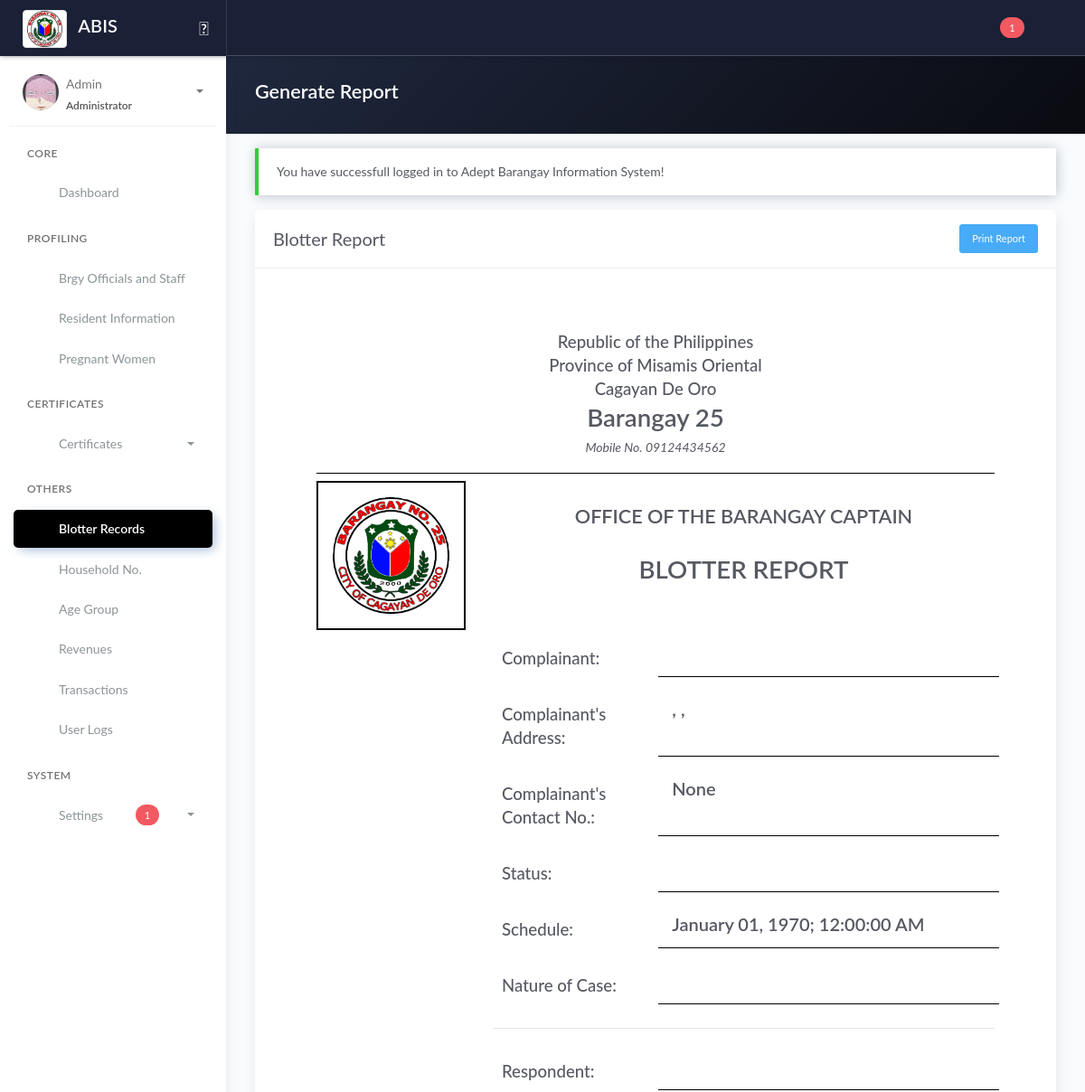
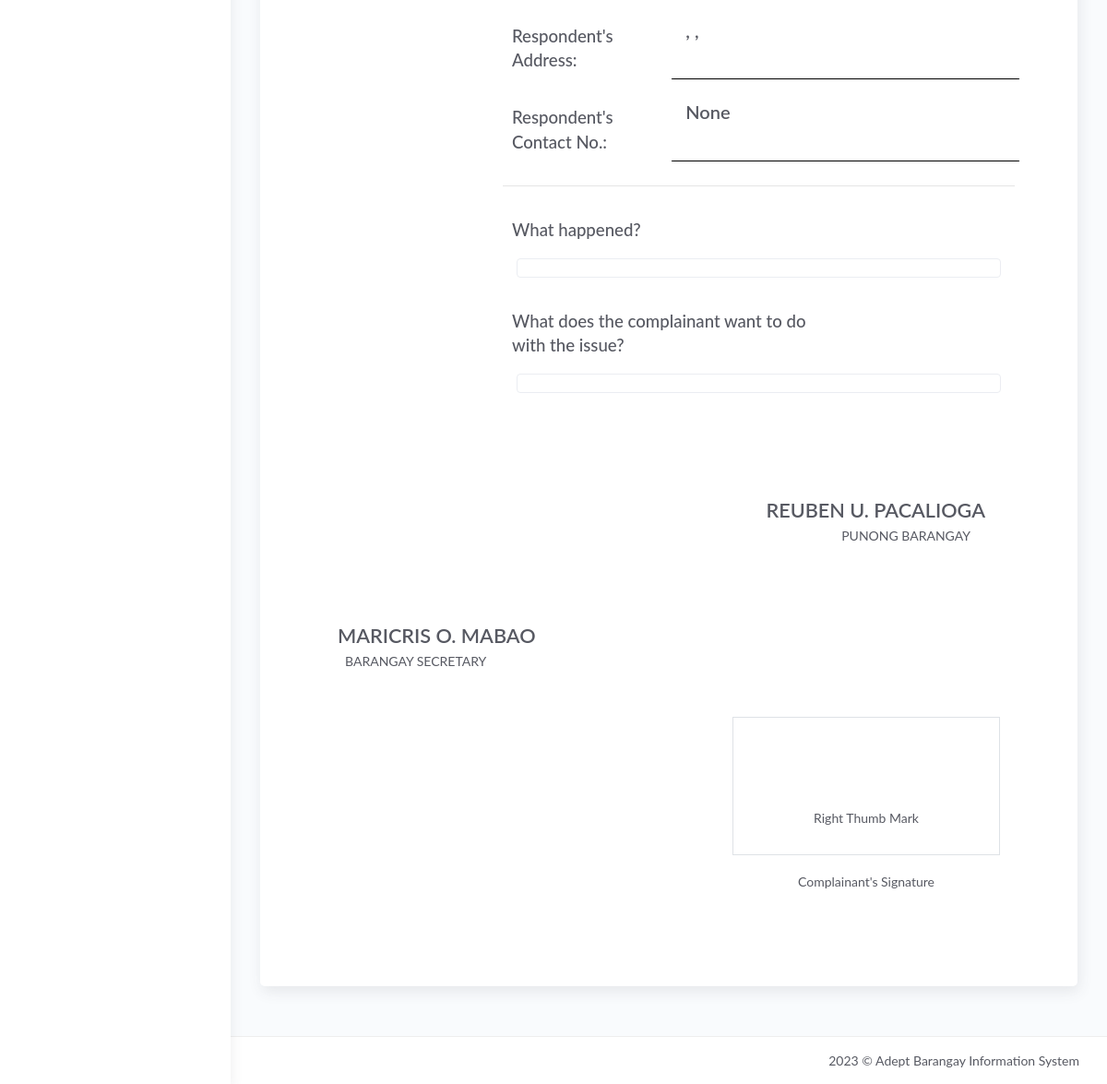
/generate_blotter_report.php (signed in), run on the app's committed database (2 pictures, top to bottom).
### tables this page shows
CREATE TABLE `tblbrgy_info` (
  `id_brgy_info` int(11) NOT NULL,
  `province` varchar(100) DEFAULT NULL,
  `town` varchar(100) DEFAULT NULL,
  `brgy_name` varchar(50) DEFAULT NULL,
  `contact_number` varchar(50) DEFAULT NULL,
  `dashboard_text` text DEFAULT NULL,
  `image` varchar(200) DEFAULT NULL,
  `city_logo` varchar(100) DEFAULT NULL,
  `brgy_logo` varchar(100) DEFAULT NULL
);

CREATE TABLE `tblofficials` (
  `id_officials` int(11) NOT NULL,
  `honorifics` varchar(10) DEFAULT NULL,
  `name` varchar(50) DEFAULT NULL,
  `id_position` varchar(50) DEFAULT NULL,
  `termstart` date DEFAULT NULL,
  `termend` date DEFAULT NULL,
  `status` varchar(20) DEFAULT NULL,
  `archive` int(5) DEFAULT NULL COMMENT '0-NO; 1-YES;'
);

### generate_blotter_report.php (the view, shortened to what the rows shown need)
<?php include 'server/server.php' ?>
<?php
$c = "SELECT * FROM tblofficials JOIN tblposition ON tblofficials.id_position=tblposition.id_position WHERE tblposition.position='Captain' || tblposition.position='Barangay Chairman'";
$captain = $conn->query($c)->fetch_assoc();
$s = "SELECT * FROM tblofficials JOIN tblposition ON tblofficials.id_position=tblposition.id_position WHERE tblposition.position='Barangay Secretary'";
$sec = $conn->query($s)->fetch_assoc();
?>
<!DOCTYPE html>
<html lang="en">
<head>
    <?php include 'templates/header.php' ?>
</head>
<body>
    <div class="wrapper">
        <?php include 'templates/main-header.php' ?>
        <div class="main-panel">
            <div class="content">
                <div class="panel-header bg-dark-gradient">
                    <div class="page-inner">
                        <div class="d-flex align-items-left align-items-md-center flex-column flex-md-row">
                            <div>
                                <h2 class="text-white fw-bold">Generate Report</h2>
                            </div>
                        </div>
                    </div>
                </div>
                <div class="page-inner">
                    <div class="row mt--2">
                        <div class="col-md-12">
                            <div class="card">
                                <div class="card-body m-5" id="printThis">
                                    <div class="d-flex flex-wrap justify-content-center" style="border-bottom:1px solid black">
                                        <div class="text-center">
                                            <h3 class="mb-0">Republic of the Philippines</h3>
                                            <h3 class="mb-0">Province of <?= ucwords($province) ?></h3>
                                            <h3 class="mb-0"><?= ucwords($town) ?></h3>
                                            <h1 class="fw-bold mb-0"><?= ucwords($brgy) ?></i></h2>
                                                <p><i>Mobile No. <?= $number ?></i></p>
                                        </div>
                                    </div>
                                    <div class="row mt-2">
                                        <div class="col-md-3">
                                            <div class="text-center p-3" style="border:2px solid black">
                                                <img src="assets/uploads/<?= $brgy_logo ?>" class="img-fluid" width="200" />
                                            </div>
                                        </div>
                                        <div class="col-md-9">
                                            <div class="text-center">
                                                <h2 class="mt-4 fw-bold">OFFICE OF THE BARANGAY CAPTAIN</h2>
                                            </div>
                                            <div class="text-center">
                                                <h1 class="mt-4 fw-bold mb-5">BLOTTER REPORT</h1>
                                            </div>
                                        </div>
                                        <div class="pt-5 col-md-12">
                                            <div class="pt-5 p-3 text-right mr-3">
                                                <h2 class="fw-bold mb-0 text-uppercase"><?= ucwords($captain['name']) ?></h2>
                                                <p class="mr-3">PUNONG BARANGAY</p>
                                            </div>
                                            <div class="pt-5 p-3 text-left">
                                                <h2 class="fw-bold mb-0 text-uppercase"><?= empty($sec['name']) ? 'Please Create Official with Secretary Position' : ucwords($sec['name']) ?></h2>
                                                <p class="ml-2">BARANGAY SECRETARY</p>
                                            </div>
                                        </div>
                                    </div>
                                </div>
                            </div>
                        </div>
                    </div>
                </div>
            </div>
        </div>
    </div>
    <?php include 'templates/footer.php' ?>
</body>
</html>

### data on the page
tblbrgy_info: province "Misamis Oriental", town "Cagayan De Oro", brgy_name "Barangay 25", contact_number "09124434562", brgy_logo (picture)
tblofficials: name "REUBEN U. PACALIOGA"
tblofficials: name "MARICRIS O. MABAO"

### other printed values
$resultSupport "1"
$_SESSION['username'] "Admin"
$_SESSION['role'] "Administrator"
$_SESSION['message'] "You have successfull logged in to Adept Barangay Information System!"
date('F d, Y', strtotime($blotter['blotter_date'])) "January 01, 1970"
date('h:i:s A', strtotime($blotter['blotter_time'])) "12:00:00 AM"
